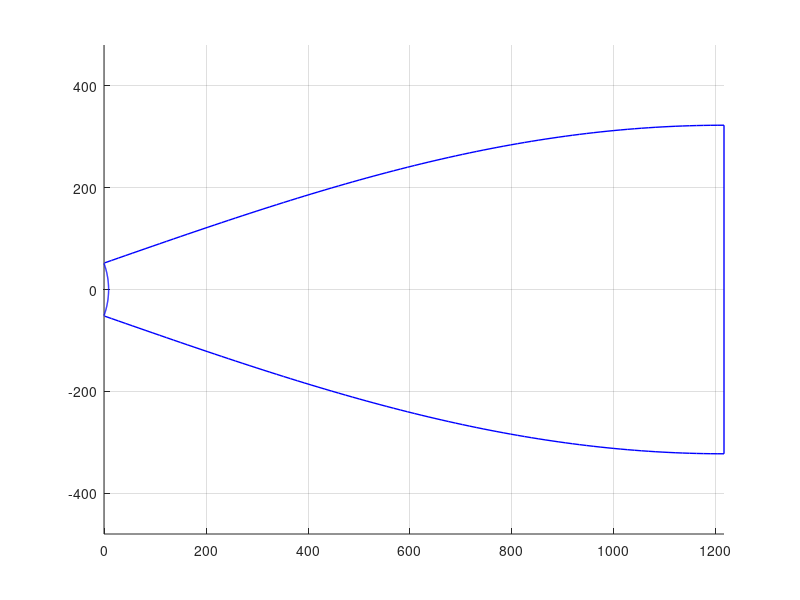

Write the MATLAB code that produced this figure.
clear
close all
clc

##################################################################
ID = 300; % Inner diameter of parachute hole in mm
OD = 1850; % Outer diameter of parachute in mm
Sheets = 9; % How many sheets the parachute is sewed out of
PercentHalveSphere = 1; % Percentage of a complete halve sphere
##################################################################

thetaEnd = (PercentHalveSphere * 90);
thetaEndRad = deg2rad(thetaEnd);
radius = ((OD - ID) / 2) / (cos((pi/2)-thetaEndRad));
alpha_2 = 360 / (2 * Sheets);
alpha_2Rad = deg2rad(alpha_2);


theta_irad = 0;
SheetMatrix = [];
for theta_i = 0:thetaEnd
  
theta_irad = deg2rad(theta_i);
lr = radius * theta_irad; % Length of fabric measured from center to edge of parachute (origin at start of fabric)
lp_2 = ((ID / 2) + radius * cos((pi/2)-theta_irad)) * alpha_2Rad; % Circular length of fabric, half length i.v.m. symmetry

DataPoint = [lr;lp_2;-lp_2];
SheetMatrix = [SheetMatrix,DataPoint];
endfor

figure
hold on
plot(SheetMatrix(1,:),SheetMatrix(2,:),'b-','linewidth',1)
plot(SheetMatrix(1,:),SheetMatrix(3,:),'b-','linewidth',1)
theta = linspace(-alpha_2Rad,alpha_2Rad,100);
edge = [radius * thetaEndRad, radius * thetaEndRad;(((ID / 2) + radius * cos((pi/2)-thetaEndRad)) * -alpha_2Rad), (((ID / 2) + radius * cos((pi/2)-thetaEndRad)) * alpha_2Rad)];

rconeEdge = 0; % If the leading edge of the parachute isn't perpendicular with the vertical axis, the fabric must form a radius to accomodate the cone-shape it follows with its tangent face
ratioEdge = 0;
LongestEdge = (radius * thetaEndRad) / cos(alpha_2Rad);
if thetaEnd == 90
  plot(edge(1,:),edge(2,:),'b-','linewidth',1)
end
if thetaEnd < 90
  rconeEdge = (OD / 2) * (1)/(cos((pi/2)-thetaEndRad)*sin((pi/2)-thetaEndRad));
  ratioEdge = 0.85*(radius * thetaEndRad) / rconeEdge;
  plot(-rconeEdge + (radius * thetaEndRad) + rconeEdge*cos(theta*ratioEdge),0 + rconeEdge*sin(theta*ratioEdge),'b-','linewidth',1)
end
if thetaEnd > 90
  rconeEdge = (OD / 2) * (1)/(cos((pi/2)-thetaEndRad)*sin((pi/2)-thetaEndRad))
  ratioEdge = 0.55*(radius * thetaEndRad) / rconeEdge;
  plot(-rconeEdge + (radius * thetaEndRad) + rconeEdge*cos(theta*ratioEdge),0 + rconeEdge*sin(theta*ratioEdge),'b-','linewidth',1)
end

plot(-(ID/2.11) + (ID/2)*cos(theta), 0 + (ID/2)*sin(theta),'b-','linewidth',1) % Parachute hole is always projected on the fabric
axis equal
grid on
hold off

ID
OD
Sheets
PercentHalveSphere
% Paper documentation was lost before this commit, excuse the poor commentation.
% This script was quickly made and improvements were abandoned after the plots were proven functional,
% there's probably a lot of room for improvement in various areas of the code